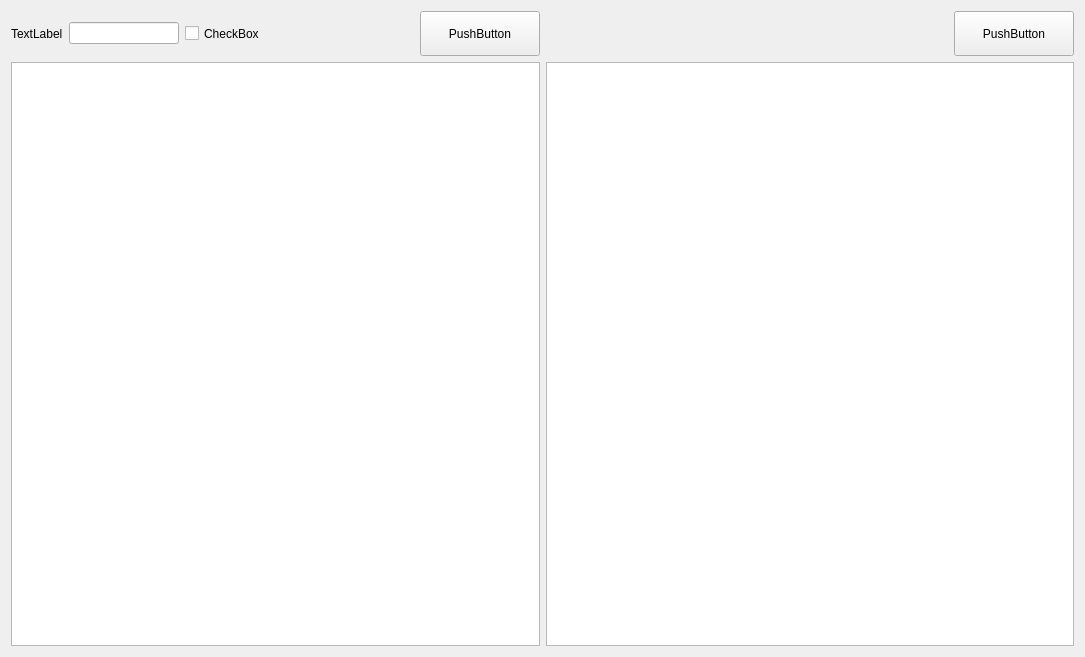
<?xml version="1.0" encoding="UTF-8"?>
<ui version="4.0">
    <class>Form</class>
    <widget class="QWidget" name="Form">
        <property name="geometry">
            <rect>
                <x>0</x>
                <y>0</y>
                <width>1085</width>
                <height>657</height>
            </rect>
        </property>
        <property name="windowTitle">
            <string>Form</string>
        </property>
        <layout class="QHBoxLayout" name="horizontalLayout_4">
            <item>
                <layout class="QHBoxLayout" name="horizontalLayout_3">
                    <item>
                        <layout class="QVBoxLayout" name="verticalLayout">
                            <item>
                                <layout class="QHBoxLayout" name="horizontalLayout">
                                    <item>
                                        <widget class="QLabel" name="UrlTableTips">
                                            <property name="text">
                                                <string>TextLabel</string>
                                            </property>
                                        </widget>
                                    </item>
                                    <item>
                                        <widget class="QLineEdit" name="UrlTableBox"/>
                                    </item>
                                    <item>
                                        <widget class="QCheckBox" name="AllCheckBox">
                                            <property name="minimumSize">
                                                <size>
                                                    <width>120</width>
                                                    <height>45</height>
                                                </size>
                                            </property>
                                            <property name="maximumSize">
                                                <size>
                                                    <width>120</width>
                                                    <height>45</height>
                                                </size>
                                            </property>
                                            <property name="text">
                                                <string>CheckBox</string>
                                            </property>
                                        </widget>
                                    </item>
                                    <item>
                                        <spacer name="horizontalSpacer">
                                            <property name="orientation">
                                                <enum>Qt::Horizontal</enum>
                                            </property>
                                            <property name="sizeHint" stdset="0">
                                                <size>
                                                    <width>40</width>
                                                    <height>20</height>
                                                </size>
                                            </property>
                                        </spacer>
                                    </item>
                                    <item>
                                        <widget class="QPushButton" name="UrlEncodeButton">
                                            <property name="minimumSize">
                                                <size>
                                                    <width>120</width>
                                                    <height>45</height>
                                                </size>
                                            </property>
                                            <property name="maximumSize">
                                                <size>
                                                    <width>120</width>
                                                    <height>45</height>
                                                </size>
                                            </property>
                                            <property name="text">
                                                <string>PushButton</string>
                                            </property>
                                        </widget>
                                    </item>
                                </layout>
                            </item>
                            <item>
                                <widget class="QTextEdit" name="UrlTextBox"/>
                            </item>
                        </layout>
                    </item>
                    <item>
                        <layout class="QVBoxLayout" name="verticalLayout_2">
                            <item>
                                <layout class="QHBoxLayout" name="horizontalLayout_2">
                                    <item>
                                        <spacer name="horizontalSpacer_2">
                                            <property name="orientation">
                                                <enum>Qt::Horizontal</enum>
                                            </property>
                                            <property name="sizeHint" stdset="0">
                                                <size>
                                                    <width>40</width>
                                                    <height>20</height>
                                                </size>
                                            </property>
                                        </spacer>
                                    </item>
                                    <item>
                                        <widget class="QPushButton" name="UrlDecodeButton">
                                            <property name="minimumSize">
                                                <size>
                                                    <width>120</width>
                                                    <height>45</height>
                                                </size>
                                            </property>
                                            <property name="maximumSize">
                                                <size>
                                                    <width>120</width>
                                                    <height>45</height>
                                                </size>
                                            </property>
                                            <property name="text">
                                                <string>PushButton</string>
                                            </property>
                                        </widget>
                                    </item>
                                </layout>
                            </item>
                            <item>
                                <widget class="QTextEdit" name="UrlCipherBox"/>
                            </item>
                        </layout>
                    </item>
                </layout>
            </item>
        </layout>
    </widget>
    <resources/>
    <connections/>
</ui>
